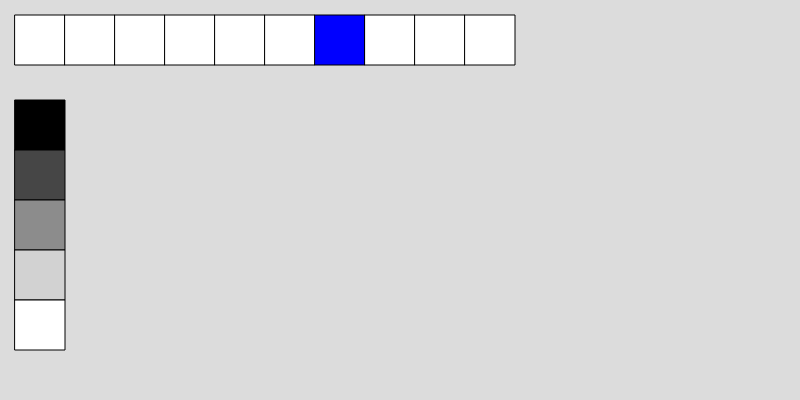
Frame 1 (no input)
Frame 60 (no input): identical to frame 1, image omitted
Frame 120 (the mouse pressed at the canvas centre since frame 60): identical to frame 1, image omitted

The p5.js sketch that drew this single still picture (run headless with seeded random() and noise() and a simulated clock; from frame 60 on, the mouse is pressed at the canvas centre):

// p5.js sketch
// ── sketch.js
function setup() {
  createCanvas(800, 400);
}

function draw() {
  background(220);

  fill("white")
  for (let i = 0; i < 10; i++) {

    if (i == 6) {
      fill("blue");
    }
    else {
      fill("white");
    }

    rect(15 + i * 50, 15, 50, 50);

  }

  for (let i = 0; i < 5; i++) {
    fill(i * 70)

    rect(15, 100 + i * 50, 50, 50)
  }
}
